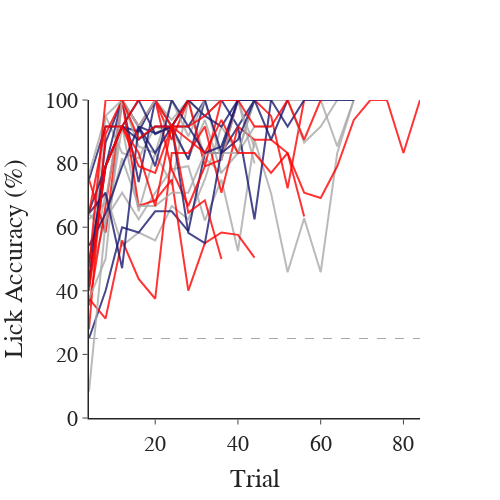

Write notebook code for a chart like this one.
### Code cell
## Lick accuracy across trials for all mice
bin_size = 4
lick_threshold = 5
fig = pf.custom_graph_template(x_title='', y_title='')
for mouse in os.listdir(circle_path)[:-1]:
    mouse_path = pjoin(circle_path, mouse)
    group = 'Young Adult' if mouse in young_adult else 'Middle Aged' if mouse in middle_aged else 'Aged'
    for session in (os.listdir(mouse_path)):
        behav = pd.read_feather(pjoin(mouse_path, f'{session}'))
        if (np.unique(behav['session'])[0] != 'DT' ) & (np.unique(behav['session'])[0] != 'CT' ):
            pass
        else:
            reward_one, reward_two = np.unique(behav['reward_one'])[0], np.unique(behav['reward_two'])[0]
            pc = ctb.lick_accuracy(behav, reward_one, reward_two, lick_threshold=lick_threshold, by_trials=True)
            binned_pc = ctb.bin_data(pc, bin_size=bin_size)
            x_data = np.arange(1, len(binned_pc)+1) * bin_size

            fig.add_trace(go.Scatter(x=x_data, y=binned_pc, opacity=opacity,
                                 mode='lines', line_color=group_colors_dict[group], 
                                 showlegend=False, name=mouse))
fig.add_hline(y=25, line_width=1, line_dash='dash', line_color=chance_color, opacity=1)
fig.update_xaxes(title='Trial', row=1)
fig.update_yaxes(title='Lick Accuracy (%)', col=1, range=[0, 100])
fig.show()

### Figure 1 — Plotly figure (JSON) as saved in the notebook; plotly's stock layout.template omitted (floating-point values rounded to 4 significant figures)
{"data": [{"line": {"color": "darkgrey"}, "mode": "lines", "name": "mca24", "opacity": 0.8, "showlegend": false, "type": "scatter", "x": [4, 8, 12, 16, 20, 24, 28, 32, 36, 40, 44, 48], "y": [43.33, 70.83, 54.17, 58.33, 55.83, 66.67, 62.5, 75, 91.67, 83.33, 91.67, 91.67]}, {"line": {"color": "darkgrey"}, "mode": "lines", "name": "mca25", "opacity": 0.8, "showlegend": false, "type": "scatter", "x": [4, 8, 12, 16, 20, 24, 28, 32, 36, 40, 44, 48, 52, 56, 60, 64, 68], "y": [43.33, 62.5, 70.83, 62.5, 70.83, 78.27, 79.17, 62.08, 75, 52.5, 87.5, 70.71, 45.83, 62.78, 45.83, 83.33, 100]}, {"line": {"color": "darkgrey"}, "mode": "lines", "name": "mca26", "opacity": 0.8, "showlegend": false, "type": "scatter", "x": [4, 8, 12, 16, 20, 24, 28, 32, 36, 40, 44, 48], "y": [64.17, 58.33, 91.67, 65, 83.33, 73.33, 100, 81.67, 77.08, 83.33, 100, 100]}, {"line": {"color": "darkgrey"}, "mode": "lines", "name": "mca27", "opacity": 0.8, "showlegend": false, "type": "scatter", "x": [4, 8, 12, 16, 20, 24, 28, 32, 36, 40], "y": [44.64, 95, 83.33, 81.67, 91.67, 90, 81.67, 93.75, 77.08, null]}, {"line": {"color": "midnightblue"}, "mode": "lines", "name": "mca28", "opacity": 0.8, "showlegend": false, "type": "scatter", "x": [4, 8, 12, 16, 20, 24, 28, 32, 36, 40, 44, 48], "y": [25, 40, 60, 58.33, 65, 65, 58.75, 83.33, 83.33, 91.67, 62.5, 100]}, {"line": {"color": "midnightblue"}, "mode": "lines", "name": "mca29", "opacity": 0.8, "showlegend": false, "type": "scatter", "x": [4, 8, 12, 16, 20, 24, 28, 32, 36, 40], "y": [41.25, 86.67, 100, 91.67, 89.58, 91.67, 81.25, 100, 100, 100]}, {"line": {"color": "midnightblue"}, "mode": "lines", "name": "mca30", "opacity": 0.8, "showlegend": false, "type": "scatter", "x": [4, 8, 12, 16, 20, 24, 28, 32, 36, 40, 44, 48], "y": [75, 91.67, 91.67, 90, 100, 91.67, 91.67, 100, 100, 91.67, 100, 100]}, {"line": {"color": "midnightblue"}, "mode": "lines", "name": "mca31", "opacity": 0.8, "showlegend": false, "type": "scatter", "x": [4, 8, 12, 16, 20, 24], "y": [64.88, 79.17, 100, 74.17, 100, 100]}, {"line": {"color": "red"}, "mode": "lines", "name": "mca32", "opacity": 0.8, "showlegend": false, "type": "scatter", "x": [4, 8, 12, 16, 20, 24, 28, 32, 36, 40, 44, 48, 52, 56, 60, 64, 68, 72, 76, 80, 84], "y": [37.5, 31.25, 55.83, 43.75, 37.5, 83.33, 83.33, 91.67, 70.83, 91.67, 87.5, 87.5, 83.33, 70.83, 69.17, 79.17, 93.75, 100, 100, 83.33, 100]}, {"line": {"color": "red"}, "mode": "lines", "name": "mca33", "opacity": 0.8, "showlegend": false, "type": "scatter", "x": [4, 8, 12, 16, 20, 24, 28, 32, 36, 40, 44, 48, 52, 56, 60], "y": [35.42, 66.67, 100, 91.67, 100, 87.5, 100, 79.17, 100, 100, 100, 95, 72.22, 100, null]}, {"line": {"color": "red"}, "mode": "lines", "name": "mca34", "opacity": 0.8, "showlegend": false, "type": "scatter", "x": [4, 8, 12, 16, 20, 24, 28, 32, 36, 40], "y": [27.92, 89.29, 100, 100, 100, 78.12, 66.67, 79.17, 81.25, 100]}, {"line": {"color": "red"}, "mode": "lines", "name": "mca35", "opacity": 0.8, "showlegend": false, "type": "scatter", "x": [4, 8, 12, 16, 20, 24, 28, 32, 36, 40, 44], "y": [75, 58.33, 100, 66.67, 68.45, 75, 40.06, 55.0, 58.33, 57.59, 50.42]}, {"line": {"color": "darkgrey"}, "mode": "lines", "name": "mca36", "opacity": 0.8, "showlegend": false, "type": "scatter", "x": [4, 8, 12, 16, 20, 24, 28, 32, 36, 40, 44, 48, 52, 56, 60, 64, 68], "y": [37.5, 50.0, 100, 91.67, 100, 91.67, 100, 100, 100, 100, 100, 100, 100, 100, 100, 85.42, 100]}, {"line": {"color": "darkgrey"}, "mode": "lines", "name": "mca37", "opacity": 0.8, "showlegend": false, "type": "scatter", "x": [4, 8, 12, 16, 20, 24, 28, 32, 36, 40, 44, 48, 52, 56, 60, 64, 68], "y": [8.333, 61.31, 81.67, 66.67, 66.67, 70.83, 70.83, 83.33, 83.33, 83.33, 100, 100, 100, 86.67, 91.67, 100, 100]}, {"line": {"color": "darkgrey"}, "mode": "lines", "name": "mca38", "opacity": 0.8, "showlegend": false, "type": "scatter", "x": [4, 8, 12, 16, 20, 24, 28, 32, 36, 40, 44], "y": [62.5, 67.86, 100, 85.42, 83.33, 100, 88.54, 100, 80.95, 100, 80]}, {"line": {"color": "darkgrey"}, "mode": "lines", "name": "mca39", "opacity": 0.8, "showlegend": false, "type": "scatter", "x": [4, 8, 12, 16, 20, 24, 28, 32, 36, 40, 44, 48], "y": [76.67, 95, 100, 91.67, 100, 93.75, 100, 95, 100, 100, 85, null]}, {"line": {"color": "midnightblue"}, "mode": "lines", "name": "mca40", "opacity": 0.8, "showlegend": false, "type": "scatter", "x": [4, 8, 12, 16, 20, 24, 28, 32, 36, 40, 44, 48, 52, 56, 60, 64, 68], "y": [43.75, 79.17, 91.67, 87.5, 91.67, 91.67, 100, 95, 91.67, 100, 100, 100, 91.67, 100, 100, 100, 100]}, {"line": {"color": "midnightblue"}, "mode": "lines", "name": "mca41", "opacity": 0.8, "showlegend": false, "type": "scatter", "x": [4, 8, 12, 16, 20, 24, 28, 32, 36, 40], "y": [64.38, 70.83, 47.12, 91.67, 83.33, 91.67, 58.21, 55, 83.75, 100]}, {"line": {"color": "midnightblue"}, "mode": "lines", "name": "mca42", "opacity": 0.8, "showlegend": false, "type": "scatter", "x": [4, 8, 12, 16, 20, 24, 28, 32, 36, 40, 44, 48, 52], "y": [54.17, 64.17, 79.17, 91.67, 79.17, 100, 91.67, 83.33, 85.42, 100, 100, 87.5, 100]}, {"line": {"color": "midnightblue"}, "mode": "lines", "name": "mca43", "opacity": 0.8, "showlegend": false, "type": "scatter", "x": [4, 8, 12, 16, 20, 24, 28, 32, 36, 40, 44], "y": [48.81, 79.17, 91.67, 100, 89.29, 91.67, 100, 100, 83.33, 87.5, 100]}, {"line": {"color": "red"}, "mode": "lines", "name": "mca44", "opacity": 0.8, "showlegend": false, "type": "scatter", "x": [4, 8, 12, 16, 20, 24, 28, 32], "y": [47.5, 100, 100, 87.86, 91.67, 91.67, 100, 100]}, {"line": {"color": "red"}, "mode": "lines", "name": "mca45", "opacity": 0.8, "showlegend": false, "type": "scatter", "x": [4, 8, 12, 16, 20, 24, 28, 32, 36], "y": [40, 79.17, 91.67, 79.17, 77.08, 91.67, 64.58, 68.45, 50]}, {"line": {"color": "red"}, "mode": "lines", "name": "mca46", "opacity": 0.8, "showlegend": false, "type": "scatter", "x": [4, 8, 12, 16, 20, 24, 28, 32, 36, 40, 44, 48, 52, 56], "y": [42.5, 79.17, 91.67, 83.33, 66.67, 91.67, 87.5, 83.33, 93.75, 83.33, 83.33, 77.08, 83.33, 63.33]}, {"line": {"color": "red"}, "mode": "lines", "name": "mca47", "opacity": 0.8, "showlegend": false, "type": "scatter", "x": [4, 8, 12, 16, 20, 24, 28, 32, 36, 40, 44, 48, 52, 56, 60], "y": [64.58, 91.67, 91.67, 100, 100, 91.67, 91.67, 95, 100, 100, 91.67, 91.67, 100, 87.5, 100]}], "layout": {"font": {"family": "Arial", "size": 22}, "height": 500, "shapes": [{"line": {"color": "darkgrey", "dash": "dash", "width": 1}, "opacity": 1, "type": "line", "x0": 0, "x1": 1, "xref": "x domain", "y0": 25, "y1": 25, "yref": "y"}], "title": {"x": 0.5, "xanchor": "center", "y": 0.9, "yanchor": "top"}, "width": 500, "xaxis": {"anchor": "y", "domain": [0, 1], "linewidth": 1.5, "title": {"text": "Trial"}}, "yaxis": {"anchor": "x", "domain": [0, 1], "linewidth": 1.5, "range": [0, 100], "title": {"text": "Lick Accuracy (%)"}}}}
